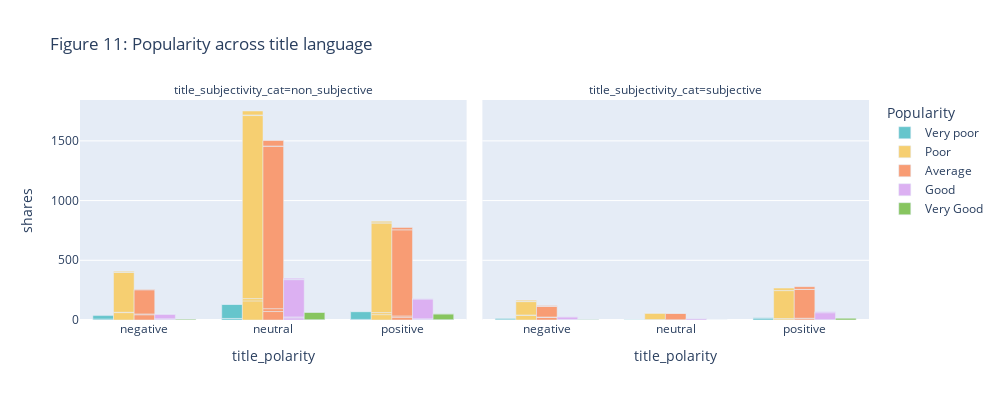

The cell this chart's notebook holds for it:
### Markdown cell above
**Inspecting title languague**

### Code cell
px.bar(df_lan_plot, y="shares", color="Popularity", barmode="group",
             x ="title_polarity", facet_col="title_subjectivity_cat",
             color_discrete_sequence = px.colors.qualitative.Pastel,
       title = "Figure 11: Popularity across title language",
             height = 400, width = 1000,
             category_orders={"Popularity": ["Very poor", "Poor", "Average", "Good", "Very Good"],
                              })

### Figure 1 — Plotly figure (JSON) as saved in the notebook; plotly's stock layout.template omitted (floating-point values rounded to 4 significant figures)
{"data": [{"alignmentgroup": "True", "hovertemplate": "Popularity=Very poor<br>title_subjectivity_cat=non_subjective<br>title_polarity=%{x}<br>shares=%{y}<extra></extra>", "legendgroup": "Very poor", "marker": {"color": "rgb(102, 197, 204)"}, "name": "Very poor", "offsetgroup": "Very poor", "orientation": "v", "showlegend": true, "textposition": "auto", "type": "bar", "x": ["negative", "neutral", "positive", "neutral", "positive", "negative", "neutral", "positive", "neutral", "positive"], "xaxis": "x", "y": [8, 12, 3, 1, 2, 29, 118, 65, 1, 1], "yaxis": "y"}, {"alignmentgroup": "True", "hovertemplate": "Popularity=Very poor<br>title_subjectivity_cat=subjective<br>title_polarity=%{x}<br>shares=%{y}<extra></extra>", "legendgroup": "Very poor", "marker": {"color": "rgb(102, 197, 204)"}, "name": "Very poor", "offsetgroup": "Very poor", "orientation": "v", "showlegend": false, "textposition": "auto", "type": "bar", "x": ["negative", "positive", "negative", "neutral", "positive", "positive"], "xaxis": "x2", "y": [3, 1, 10, 3, 15, 2], "yaxis": "y2"}, {"alignmentgroup": "True", "hovertemplate": "Popularity=Poor<br>title_subjectivity_cat=non_subjective<br>title_polarity=%{x}<br>shares=%{y}<extra></extra>", "legendgroup": "Poor", "marker": {"color": "rgb(246, 207, 113)"}, "name": "Poor", "offsetgroup": "Poor", "orientation": "v", "showlegend": true, "textposition": "auto", "type": "bar", "x": ["negative", "neutral", "positive", "negative", "neutral", "positive", "negative", "neutral", "positive", "negative", "neutral", "positive", "negative", "neutral", "positive"], "xaxis": "x", "y": [62, 160, 45, 3, 19, 17, 335, 1533, 751, 2, 5, 1, 7, 33, 13], "yaxis": "y"}, {"alignmentgroup": "True", "hovertemplate": "Popularity=Poor<br>title_subjectivity_cat=subjective<br>title_polarity=%{x}<br>shares=%{y}<extra></extra>", "legendgroup": "Poor", "marker": {"color": "rgb(246, 207, 113)"}, "name": "Poor", "offsetgroup": "Poor", "orientation": "v", "showlegend": false, "textposition": "auto", "type": "bar", "x": ["negative", "neutral", "positive", "negative", "neutral", "positive", "negative", "neutral", "positive", "negative", "positive", "negative", "neutral", "positive"], "xaxis": "x2", "y": [38, 3, 10, 4, 1, 2, 112, 52, 234, 2, 2, 10, 3, 19], "yaxis": "y2"}, {"alignmentgroup": "True", "hovertemplate": "Popularity=Average<br>title_subjectivity_cat=non_subjective<br>title_polarity=%{x}<br>shares=%{y}<extra></extra>", "legendgroup": "Average", "marker": {"color": "rgb(248, 156, 116)"}, "name": "Average", "offsetgroup": "Average", "orientation": "v", "showlegend": true, "textposition": "auto", "type": "bar", "x": ["negative", "neutral", "positive", "negative", "neutral", "positive", "negative", "neutral", "positive", "negative", "neutral", "negative", "neutral", "positive"], "xaxis": "x", "y": [44, 71, 23, 7, 24, 11, 202, 1361, 721, 2, 1, 4, 46, 19], "yaxis": "y"}, {"alignmentgroup": "True", "hovertemplate": "Popularity=Average<br>title_subjectivity_cat=subjective<br>title_polarity=%{x}<br>shares=%{y}<extra></extra>", "legendgroup": "Average", "marker": {"color": "rgb(248, 156, 116)"}, "name": "Average", "offsetgroup": "Average", "orientation": "v", "showlegend": false, "textposition": "auto", "type": "bar", "x": ["negative", "neutral", "positive", "negative", "positive", "negative", "neutral", "positive", "negative", "positive", "negative", "neutral", "positive"], "xaxis": "x2", "y": [22, 2, 11, 3, 4, 89, 53, 241, 3, 1, 4, 1, 22], "yaxis": "y2"}, {"alignmentgroup": "True", "hovertemplate": "Popularity=Good<br>title_subjectivity_cat=non_subjective<br>title_polarity=%{x}<br>shares=%{y}<extra></extra>", "legendgroup": "Good", "marker": {"color": "rgb(220, 176, 242)"}, "name": "Good", "offsetgroup": "Good", "orientation": "v", "showlegend": true, "textposition": "auto", "type": "bar", "x": ["negative", "neutral", "positive", "negative", "neutral", "positive", "negative", "neutral", "positive", "neutral", "negative", "neutral", "positive"], "xaxis": "x", "y": [8, 18, 5, 2, 8, 5, 37, 312, 166, 1, 3, 10, 1], "yaxis": "y"}, {"alignmentgroup": "True", "hovertemplate": "Popularity=Good<br>title_subjectivity_cat=subjective<br>title_polarity=%{x}<br>shares=%{y}<extra></extra>", "legendgroup": "Good", "marker": {"color": "rgb(220, 176, 242)"}, "name": "Good", "offsetgroup": "Good", "orientation": "v", "showlegend": false, "textposition": "auto", "type": "bar", "x": ["negative", "positive", "negative", "positive", "negative", "neutral", "positive", "negative", "neutral", "positive"], "xaxis": "x2", "y": [3, 2, 1, 1, 22, 11, 58, 1, 1, 8], "yaxis": "y2"}, {"alignmentgroup": "True", "hovertemplate": "Popularity=Very Good<br>title_subjectivity_cat=non_subjective<br>title_polarity=%{x}<br>shares=%{y}<extra></extra>", "legendgroup": "Very Good", "marker": {"color": "rgb(135, 197, 95)"}, "name": "Very Good", "offsetgroup": "Very Good", "orientation": "v", "showlegend": true, "textposition": "auto", "type": "bar", "x": ["negative", "neutral", "positive", "positive", "negative", "neutral", "positive", "neutral", "positive"], "xaxis": "x", "y": [1, 3, 2, 1, 6, 61, 48, 2, 2], "yaxis": "y"}, {"alignmentgroup": "True", "hovertemplate": "Popularity=Very Good<br>title_subjectivity_cat=subjective<br>title_polarity=%{x}<br>shares=%{y}<extra></extra>", "legendgroup": "Very Good", "marker": {"color": "rgb(135, 197, 95)"}, "name": "Very Good", "offsetgroup": "Very Good", "orientation": "v", "showlegend": false, "textposition": "auto", "type": "bar", "x": ["negative", "negative", "positive", "negative", "neutral", "positive"], "xaxis": "x2", "y": [1, 1, 1, 2, 1, 13], "yaxis": "y2"}], "layout": {"annotations": [{"font": {}, "showarrow": false, "text": "title_subjectivity_cat=non_subjective", "x": 0.245, "xanchor": "center", "xref": "paper", "y": 1, "yanchor": "bottom", "yref": "paper"}, {"font": {}, "showarrow": false, "text": "title_subjectivity_cat=subjective", "x": 0.755, "xanchor": "center", "xref": "paper", "y": 1, "yanchor": "bottom", "yref": "paper"}], "barmode": "group", "height": 400, "legend": {"title": {"text": "Popularity"}, "tracegroupgap": 0}, "title": {"text": "Figure 11: Popularity across title language"}, "width": 1000, "xaxis": {"anchor": "y", "domain": [0, 0.49], "title": {"text": "title_polarity"}}, "xaxis2": {"anchor": "y2", "domain": [0.51, 1], "matches": "x", "title": {"text": "title_polarity"}}, "yaxis": {"anchor": "x", "domain": [0, 1], "title": {"text": "shares"}}, "yaxis2": {"anchor": "x2", "domain": [0, 1], "matches": "y", "showticklabels": false}}}
